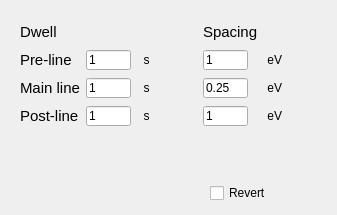
    <widget class="QWidget" name="tab_step_scan_3">
     <attribute name="title">
      <string>Step scan</string>
     </attribute>
     <widget class="QWidget" name="gridLayoutWidget_19">
      <property name="geometry">
       <rect>
        <x>20</x>
        <y>20</y>
        <width>304</width>
        <height>111</height>
       </rect>
      </property>
      <layout class="QGridLayout" name="gridLayout_20">
       <item column="0" row="1">
        <widget class="QLabel" name="label_preline">
         <property name="maximumSize">
          <size>
           <width>16777215</width>
           <height>20</height>
          </size>
         </property>
         <property name="font">
          <font>
           <family>Cantarell</family>
           <pointsize>11</pointsize>
           <italic>false</italic>
          </font>
         </property>
         <property name="text">
          <string>Pre-line</string>
         </property>
        </widget>
       </item>
       <item column="0" row="2">
        <widget class="QLabel" name="label_mainline">
         <property name="maximumSize">
          <size>
           <width>16777215</width>
           <height>20</height>
          </size>
         </property>
         <property name="font">
          <font>
           <family>Cantarell</family>
           <pointsize>11</pointsize>
           <italic>false</italic>
          </font>
         </property>
         <property name="text">
          <string>Main line</string>
         </property>
        </widget>
       </item>
       <item column="2" row="1">
        <widget class="QLabel" name="label_preline_dwell_units">
         <property name="maximumSize">
          <size>
           <width>16777215</width>
           <height>20</height>
          </size>
         </property>
         <property name="text">
          <string>  s  </string>
         </property>
        </widget>
       </item>
       <item column="4" row="2">
        <widget class="QLabel" name="label_79">
         <property name="maximumSize">
          <size>
           <width>16777215</width>
           <height>20</height>
          </size>
         </property>
         <property name="text">
          <string> eV </string>
         </property>
        </widget>
       </item>
       <item column="1" row="1">
        <widget class="QLineEdit" name="edit_preline_dwell">
         <property name="maximumSize">
          <size>
           <width>45</width>
           <height>20</height>
          </size>
         </property>
         <property name="text">
          <string>1</string>
         </property>
        </widget>
       </item>
       <item column="3" row="0">
        <widget class="QLabel" name="label_159">
         <property name="maximumSize">
          <size>
           <width>16777215</width>
           <height>20</height>
          </size>
         </property>
         <property name="font">
          <font>
           <family>Cantarell</family>
           <pointsize>11</pointsize>
          </font>
         </property>
         <property name="text">
          <string>Spacing</string>
         </property>
        </widget>
       </item>
       <item column="4" row="1">
        <widget class="QLabel" name="label_78">
         <property name="maximumSize">
          <size>
           <width>16777215</width>
           <height>20</height>
          </size>
         </property>
         <property name="text">
          <string> eV </string>
         </property>
        </widget>
       </item>
       <item column="0" row="0">
        <widget class="QLabel" name="label_spectrometer_dwell">
         <property name="maximumSize">
          <size>
           <width>16777215</width>
           <height>20</height>
          </size>
         </property>
         <property name="font">
          <font>
           <family>Cantarell</family>
           <pointsize>11</pointsize>
          </font>
         </property>
         <property name="text">
          <string>Dwell</string>
         </property>
        </widget>
       </item>
       <item column="1" row="2">
        <widget class="QLineEdit" name="edit_mainline_dwell">
         <property name="maximumSize">
          <size>
           <width>45</width>
           <height>20</height>
          </size>
         </property>
         <property name="text">
          <string>1</string>
         </property>
        </widget>
       </item>
       <item column="3" row="2">
        <widget class="QLineEdit" name="edit_mainline_spacing">
         <property name="maximumSize">
          <size>
           <width>45</width>
           <height>20</height>
          </size>
         </property>
         <property name="text">
          <string>0.25</string>
         </property>
        </widget>
       </item>
       <item column="3" row="1">
        <widget class="QLineEdit" name="edit_preline_spacing">
         <property name="maximumSize">
          <size>
           <width>45</width>
           <height>20</height>
          </size>
         </property>
         <property name="text">
          <string>1</string>
         </property>
        </widget>
       </item>
       <item column="2" row="2">
        <widget class="QLabel" name="label_mainline_dwell_units">
         <property name="maximumSize">
          <size>
           <width>16777215</width>
           <height>20</height>
          </size>
         </property>
         <property name="text">
          <string>  s  </string>
         </property>
        </widget>
       </item>
       <item column="0" row="3">
        <widget class="QLabel" name="label_postline">
         <property name="maximumSize">
          <size>
           <width>16777215</width>
           <height>20</height>
          </size>
         </property>
         <property name="font">
          <font>
           <family>Cantarell</family>
           <pointsize>11</pointsize>
           <italic>false</italic>
          </font>
         </property>
         <property name="text">
          <string>Post-line</string>
         </property>
        </widget>
       </item>
       <item column="1" row="3">
        <widget class="QLineEdit" name="edit_postline_dwell">
         <property name="maximumSize">
          <size>
           <width>45</width>
           <height>20</height>
          </size>
         </property>
         <property name="text">
          <string>1</string>
         </property>
        </widget>
       </item>
       <item column="2" row="3">
        <widget class="QLabel" name="label_postline_dwell_units">
         <property name="maximumSize">
          <size>
           <width>16777215</width>
           <height>20</height>
          </size>
         </property>
         <property name="text">
          <string>  s  </string>
         </property>
        </widget>
       </item>
       <item column="3" row="3">
        <widget class="QLineEdit" name="edit_postline_spacing">
         <property name="maximumSize">
          <size>
           <width>45</width>
           <height>20</height>
          </size>
         </property>
         <property name="text">
          <string>1</string>
         </property>
        </widget>
       </item>
       <item column="4" row="3">
        <widget class="QLabel" name="label_107">
         <property name="maximumSize">
          <size>
           <width>16777215</width>
           <height>20</height>
          </size>
         </property>
         <property name="text">
          <string> eV </string>
         </property>
        </widget>
       </item>
      </layout>
     </widget>
     <widget class="QCheckBox" name="checkBox_spectrometer_energy_down">
      <property name="geometry">
       <rect>
        <x>210</x>
        <y>180</y>
        <width>118</width>
        <height>26</height>
       </rect>
      </property>
      <property name="text">
       <string>Revert</string>
      </property>
      <property name="checked">
       <bool>false</bool>
      </property>
      <property name="tristate">
       <bool>false</bool>
      </property>
     </widget>
    </widget>
